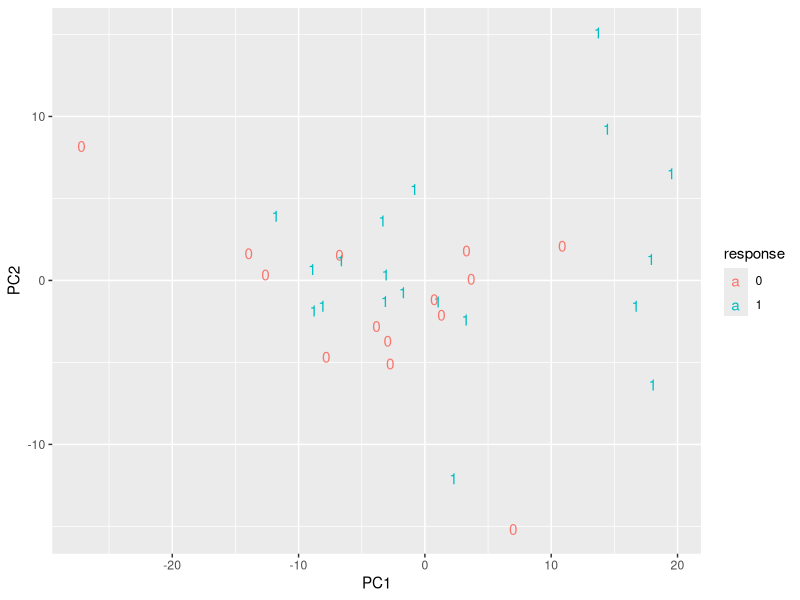
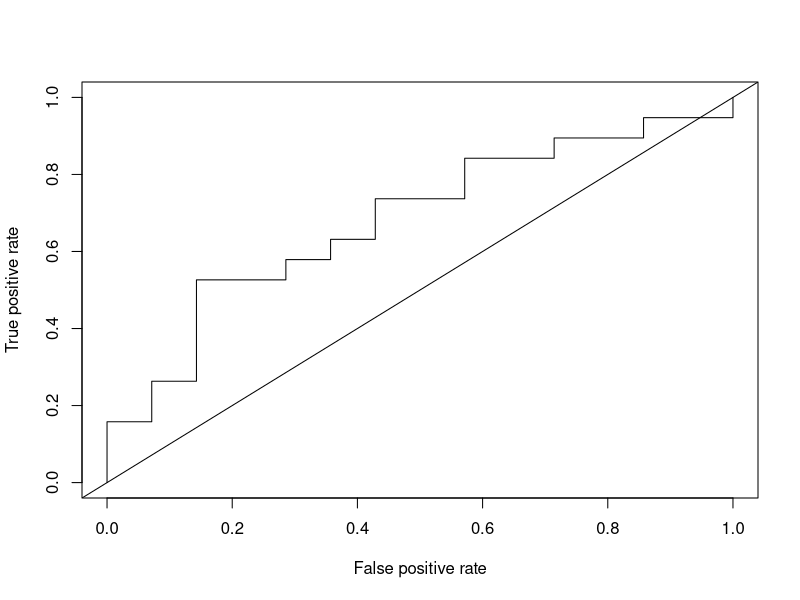

These figures' R source, in order:
setwd('/Users/pietermeysman/Data/Immunology/GOA/HepB gen exp/reads/nicolas_try/day3response')

res.alls <- t(read.csv('day3R-logfolds.csv', row.names = 1))
response <- factor(read.csv('response.csv',row.names=1)[,1])

pcares<-prcomp(res.alls,center=TRUE,scale=TRUE)
require('ggplot2')
ggplot(data.frame(pcares$x),aes(x=PC1,y=PC2,label=response)) + geom_text(aes(colour=response))

data <- data.frame(pcares$x[,1:2],response)
levels(data$response) <- make.names(levels(factor(data$response)))

data <- data.frame(res.alls,response)
levels(data$response) <- make.names(levels(factor(data$response)))


require('caret')
fitControl<-trainControl(method="cv",number=5,repeats=10,savePredictions="final",classProbs=TRUE,summaryFunction=twoClassSummary)
fit<-train(response ~ ., data=data, method="glmnet",trControl=fitControl, metric='ROC')
require("ROCR")
rocpred <- prediction(predictions = fit$pred$X1, labels=fit$pred$obs)
perf <- performance(rocpred, measure = "tpr", x.measure = "fpr")
plot(perf) 
abline(0,1)
